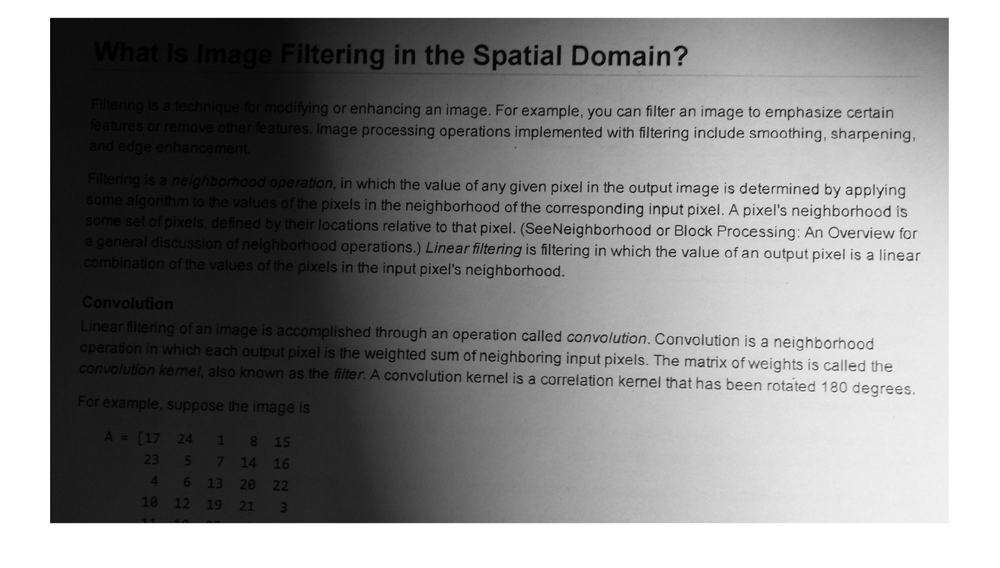
%> input picture Week 2 Github/Images/printedtext.png, 1000 x 568 px, shrunk from 1816 x 1032 before the run
$ octave --eval "result = segmentImage154_v3(imread('Images/printedtext.png'));"   (GNU Octave 9; MATLAB toolbox functions it lacks are replaced by stand-ins)
%> lines starting %> are read from the running program, lines starting %| are printed output that depends on the picture; in (x1, y1, x2, y2) boxes, pixels count from 0 and x2, y2 are one past the last pixel; in counts of white or black regions, pixels touching at a corner belong together; the program's own positions count from 1
function [BW,maskedImage] = segmentImage154_v3(X)
%segmentImage Segment image using auto-generated code from imageSegmenter app
%  [BW,MASKEDIMAGE] = segmentImage(X) segments image X using auto-generated
%  code from the imageSegmenter app. The final segmentation is returned in
%  BW, and a masked image is returned in MASKEDIMAGE.

% Auto-generated by imageSegmenter app on 07-Jan-2023
%----------------------------------------------------

X = rgb2gray(X);

% Threshold image - global threshold
BW = imbinarize(X);
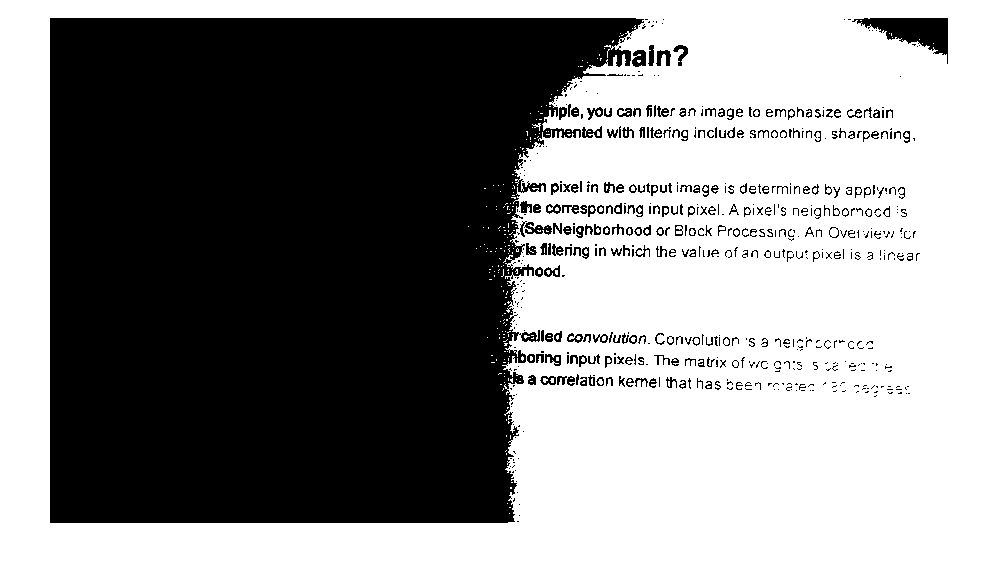
%> BW: size 568x1000 logical; 54.7% white; 598 black regions (352 under 20 px), largest, box (x1, y1, x2, y2) and area: (50, 18, 644, 523) 243563, (852, 18, 948, 64) 1937, (524, 222, 552, 235) 188

% Invert mask
BW = imcomplement(BW);

% Fill holes
BW = imfill(BW, 'holes');
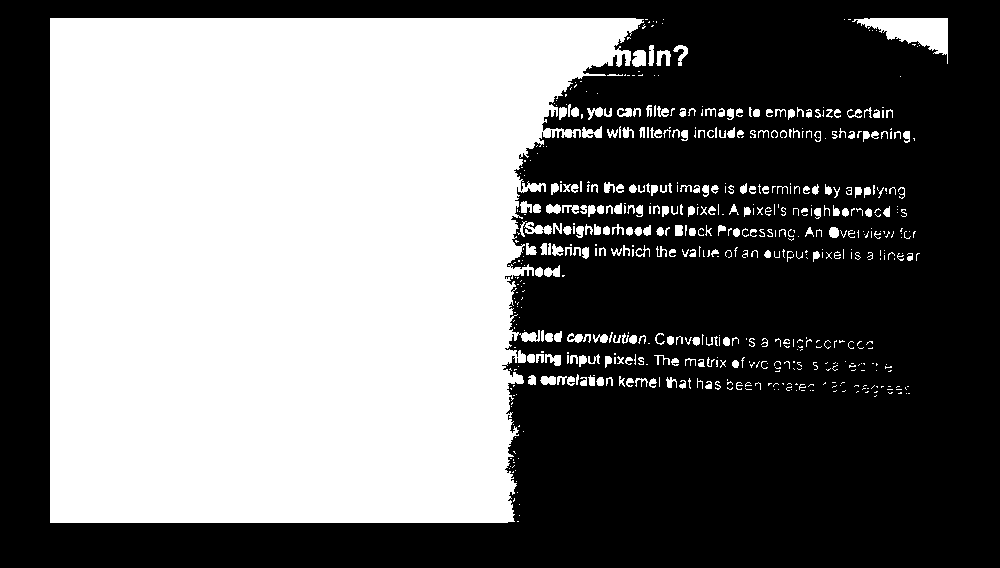
%> BW: size 568x1000 logical; 45.7% white; 598 white regions (351 under 20 px), largest, box (x1, y1, x2, y2) and area: (50, 18, 644, 523) 244199, (852, 18, 948, 64) 1954, (524, 222, 552, 235) 201

% Invert mask
BW = imcomplement(BW);

% Fill holes
BW = imfill(BW, 'holes');
%> BW: size 568x1000 logical; every value is 1

% Invert mask
BW = imcomplement(BW);
%> BW: size 568x1000 logical; every value is 0

% Create masked image.
maskedImage = X;
maskedImage(~BW) = 0;
end
